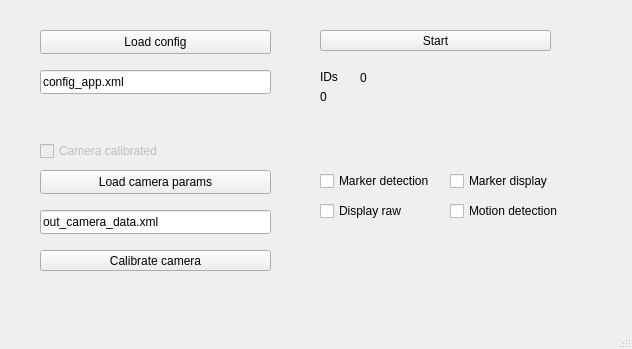
<?xml version="1.0" encoding="UTF-8"?>
<ui version="4.0">
 <class>MainWindow</class>
 <widget class="QMainWindow" name="MainWindow">
  <property name="geometry">
   <rect>
    <x>0</x>
    <y>0</y>
    <width>632</width>
    <height>349</height>
   </rect>
  </property>
  <property name="windowTitle">
   <string>MainWindow</string>
  </property>
  <widget class="QWidget" name="centralwidget">
   <widget class="QLabel" name="label">
    <property name="geometry">
     <rect>
      <x>320</x>
      <y>70</y>
      <width>47</width>
      <height>13</height>
     </rect>
    </property>
    <property name="text">
     <string>IDs</string>
    </property>
   </widget>
   <widget class="QLabel" name="label_id_list">
    <property name="geometry">
     <rect>
      <x>320</x>
      <y>90</y>
      <width>231</width>
      <height>61</height>
     </rect>
    </property>
    <property name="text">
     <string>0</string>
    </property>
    <property name="alignment">
     <set>Qt::AlignLeading|Qt::AlignLeft|Qt::AlignTop</set>
    </property>
   </widget>
   <widget class="QPushButton" name="buttonCameraCalibration">
    <property name="geometry">
     <rect>
      <x>40</x>
      <y>250</y>
      <width>231</width>
      <height>21</height>
     </rect>
    </property>
    <property name="text">
     <string>Calibrate camera</string>
    </property>
   </widget>
   <widget class="QPushButton" name="buttonStart">
    <property name="geometry">
     <rect>
      <x>320</x>
      <y>30</y>
      <width>231</width>
      <height>21</height>
     </rect>
    </property>
    <property name="text">
     <string>Start</string>
    </property>
   </widget>
   <widget class="QCheckBox" name="checkBoxMarkerDetection">
    <property name="geometry">
     <rect>
      <x>320</x>
      <y>170</y>
      <width>121</width>
      <height>22</height>
     </rect>
    </property>
    <property name="text">
     <string>Marker detection</string>
    </property>
   </widget>
   <widget class="QCheckBox" name="checkBoxMotionDetection">
    <property name="geometry">
     <rect>
      <x>450</x>
      <y>200</y>
      <width>121</width>
      <height>22</height>
     </rect>
    </property>
    <property name="text">
     <string>Motion detection</string>
    </property>
   </widget>
   <widget class="QCheckBox" name="checkBoxDisplayRaw">
    <property name="geometry">
     <rect>
      <x>320</x>
      <y>200</y>
      <width>121</width>
      <height>22</height>
     </rect>
    </property>
    <property name="text">
     <string>Display raw</string>
    </property>
   </widget>
   <widget class="QCheckBox" name="checkBoxMarkerDisplay">
    <property name="geometry">
     <rect>
      <x>450</x>
      <y>170</y>
      <width>121</width>
      <height>22</height>
     </rect>
    </property>
    <property name="text">
     <string>Marker display</string>
    </property>
   </widget>
   <widget class="QPushButton" name="buttonLoadCameraParams">
    <property name="geometry">
     <rect>
      <x>40</x>
      <y>170</y>
      <width>231</width>
      <height>24</height>
     </rect>
    </property>
    <property name="text">
     <string>Load camera params</string>
    </property>
   </widget>
   <widget class="QLineEdit" name="lineEditCameraParamsPath">
    <property name="geometry">
     <rect>
      <x>40</x>
      <y>210</y>
      <width>231</width>
      <height>24</height>
     </rect>
    </property>
    <property name="text">
     <string>out_camera_data.xml</string>
    </property>
   </widget>
   <widget class="QLabel" name="label_id_count">
    <property name="geometry">
     <rect>
      <x>360</x>
      <y>70</y>
      <width>55</width>
      <height>16</height>
     </rect>
    </property>
    <property name="text">
     <string>0</string>
    </property>
   </widget>
   <widget class="QPushButton" name="buttonLoadConfig">
    <property name="geometry">
     <rect>
      <x>40</x>
      <y>30</y>
      <width>231</width>
      <height>24</height>
     </rect>
    </property>
    <property name="text">
     <string>Load config</string>
    </property>
   </widget>
   <widget class="QLineEdit" name="lineEditConfigPath">
    <property name="geometry">
     <rect>
      <x>40</x>
      <y>70</y>
      <width>231</width>
      <height>24</height>
     </rect>
    </property>
    <property name="text">
     <string>config_app.xml</string>
    </property>
   </widget>
   <widget class="QCheckBox" name="checkBoxCameraCalibrated">
    <property name="enabled">
     <bool>false</bool>
    </property>
    <property name="geometry">
     <rect>
      <x>40</x>
      <y>140</y>
      <width>151</width>
      <height>22</height>
     </rect>
    </property>
    <property name="text">
     <string>Camera calibrated</string>
    </property>
   </widget>
  </widget>
  <widget class="QMenuBar" name="menubar">
   <property name="geometry">
    <rect>
     <x>0</x>
     <y>0</y>
     <width>632</width>
     <height>25</height>
    </rect>
   </property>
  </widget>
  <widget class="QStatusBar" name="statusbar"/>
 </widget>
 <resources/>
 <connections/>
</ui>
